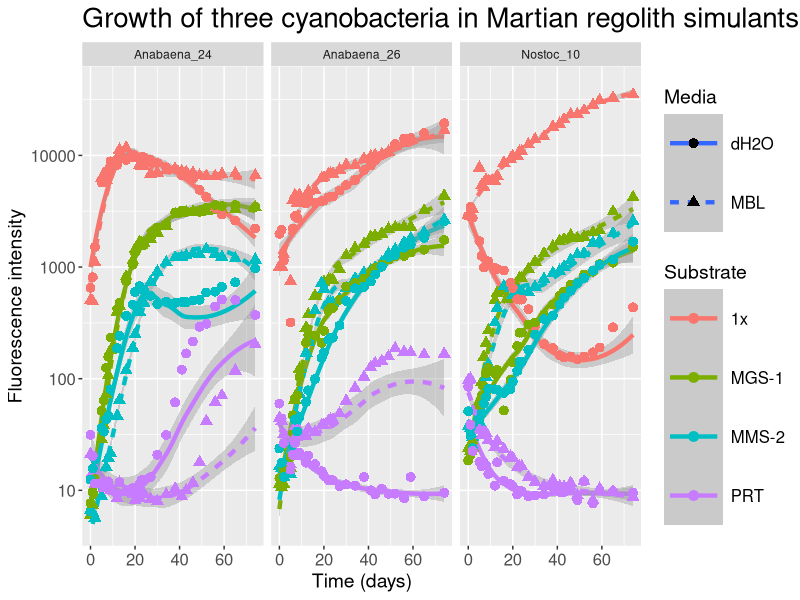

Write R code to recreate this figure. (Note: this script raises an error after producing the figure.)
setwd("C:/Users/mglar/Desktop/Doctorado/R/Placas/Cyanobacteria growth regolith - Antonio")
library(ggplot2)
library(ggplot2)
library(tidyverse)
library(dplyr)
library("RColorBrewer")
library(vctrs)
library(rstatix)
library(ggpubr)
library(zoo)

data <- read.table("Regolith_Growth.txt", header = T)
data <- data[!grepl("10x", data$Substrate),]
#data <- data[!grepl("1x", data$Substrate),]
data2 <- data %>% 
  group_by(Cyanobacteria, Media, Substrate, Time) %>%
  summarise(across(everything(), mean))

#Se plotean las curvas

p <- ggplot(data = data, aes(x = Time, y = Intensity, color = Substrate, linetype = Media, shape = Media)) +
  #geom_point(size = 1.5) +
  geom_smooth(size = 1.5, se = T)  +
  geom_point(data = data2, size = 3)+
  facet_wrap("Cyanobacteria") +
  #facet_wrap("Cyanobacteria~Media") +
  scale_y_continuous(trans='log10', limits = c(5,40000))
  #scale_y_continuous(limits = c(5,3500))
  

p + labs(title = "Growth of three cyanobacteria in Martian regolith simulants", 
         x = "Time (days)", y = "Fluorescence intensity") +
    theme(axis.text=element_text(size=12), axis.title=element_text(size=14),
        plot.title=element_text(size=20), legend.key.size = unit(1.5, 'cm'), 
        legend.text=element_text(size=12), legend.title=element_text(size=14))

#Se modelizan las curvas

data <- read.table("Regolith_Growth.txt", header = T)
data <- data[grepl("Anabaena_26", data$Cyanobacteria),]

data$Intensity <- log10(data$Intensity) #hago el log10 de la intensidad

data2 <- subset(data, !Time %in% c()) #elimino los primeros puntos porque queda clorofila y estropea el análisis

list <- data2 %>%
  group_split(Media, Substrate) #Divido la df en 42 dfs pequeñitas en base a dos variables

tg <- list[[1]]$Time
summG <- function(x) {SummarizeGrowth(tg,x$Intensity)} #hago un vector con los tiempos de crecimiento y una funcion que hace el analisis
fun <- function(x) {x$vals} #Esta funcion es para extraer los parámetros

models.all <- lapply(list, summG) #Ejecuto la función, se genera una lista con todo
models.all2 <- lapply (models.all, fun) #Saco los parámetros de esa lista

csv <- as.data.frame(do.call(cbind, models.all2)) #Uno la lista con parámetros resultante

plot(models.all[[4]])
models.all[[29]]$vals

#Se representan los parametros

param <- read.table("Regolith_Growth_Parameters.txt", header = T)
param <- param[!grepl("1x", param$Substrate),]
param <- param[!grepl("PRT", param$Substrate),]


group.colors <- c(MBL = "black", dH2O = "red")


p <- ggplot(data = param) +
  geom_point(aes(x = t_mid, y = r, color = Media, fill = Substrate, shape = Cyanobacteria )
             , size = 10, stroke = 1) +
  scale_color_manual(values=group.colors)+
  scale_shape_manual(values = c(21,22,23)) +
  scale_y_continuous(limits = c(0,0.35)) +
  scale_x_continuous(limits = c(0,30)) +
  guides(fill=guide_legend(override.aes=list(shape=21)))+
  guides(color=guide_legend(override.aes=list(shape=21)))
#facet_wrap("Time_UV") +

#scale_y_continuous(limits = c(5,3500))


p + labs(title = "Parameters - Rego Growth", 
         x = "Inflexion point (days)", y = "Growth rate") +
  theme(axis.text=element_text(size=12), axis.title=element_text(size=14),
        plot.title=element_text(size=20), legend.key.size = unit(1.5, 'cm'), 
        legend.text=element_text(size=12), legend.title=element_text(size=14))
